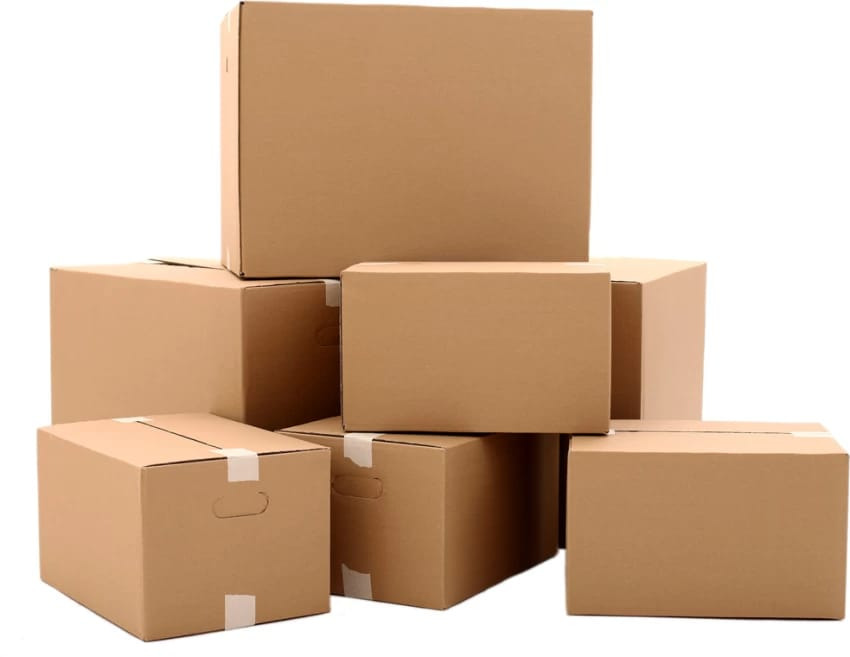
#> input picture warehousePics/box4.jpg, 850 x 657 px
$ python box4.py
#> lines starting #> are read from the running program, lines starting #| are printed output that depends on the picture; after the words box and inside, x2 and y2 are one past the last pixel; in counts of white or black regions, pixels touching at a corner belong together
import cv2
import numpy as np


image_path = "warehousePics/box4.jpg"
image = cv2.imread(image_path)
#> image is the input picture: shape (657, 850, 3); mean B, G, R 153.9, 178.3, 206.7


gray = cv2.cvtColor(image, cv2.COLOR_BGR2GRAY)
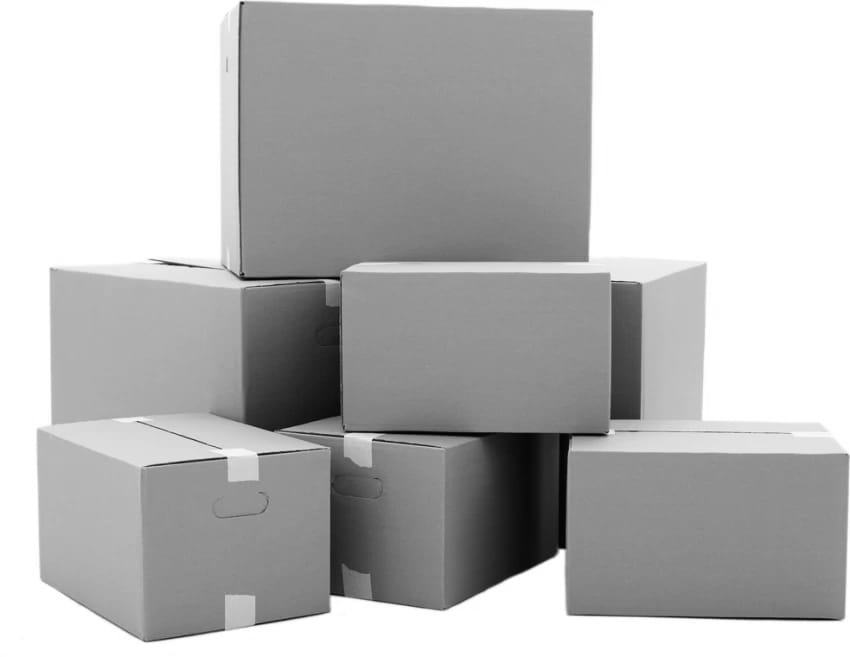
#> gray: shape (657, 850); min 2, max 255, mean 184


blurred = cv2.GaussianBlur(gray, (5, 5), 0)


thresh = cv2.adaptiveThreshold(
    blurred, 255, cv2.ADAPTIVE_THRESH_GAUSSIAN_C, cv2.THRESH_BINARY_INV, 11, 2
)
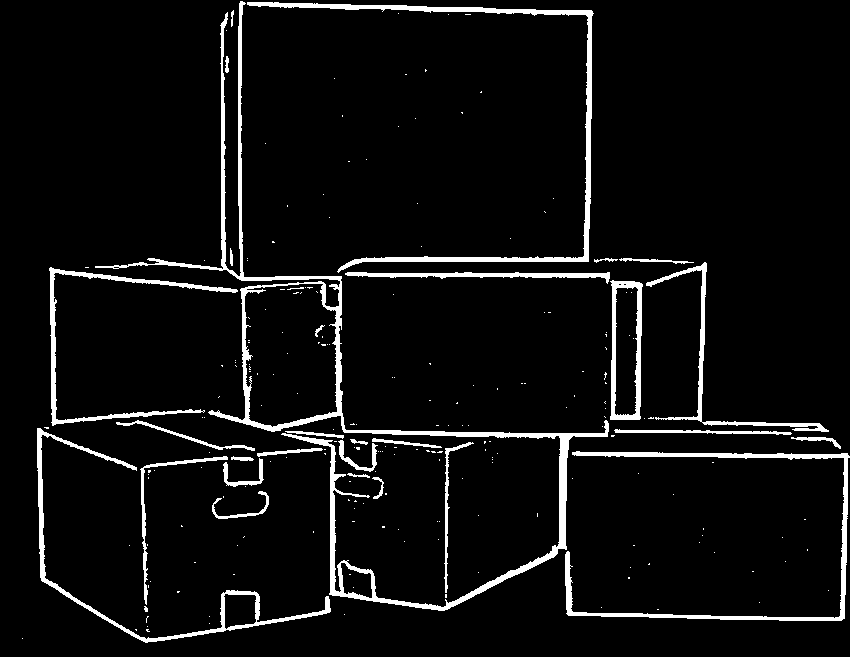
#> thresh: shape (657, 850); 5.6% white; 223 white regions (193 under 20 px)


cv2.imshow("Thresholded Image", thresh)
cv2.waitKey(0)

contours, _ = cv2.findContours(thresh, cv2.RETR_EXTERNAL, cv2.CHAIN_APPROX_SIMPLE)
#> contours = 191 contours, 164 with area under 20; largest, box (x1, y1, x2, y2) and area: (95, 1, 609, 611) 20082, (610, 280, 643, 420) 3973, (247, 2, 594, 273) 3251, (37, 428, 331, 643) 3056, (565, 451, 850, 621) 2613


output_image = image.copy()


box_count = 0

for contour in contours:

    if cv2.contourArea(contour) > 1000:

        rect = cv2.minAreaRect(contour)
        box_count += 1

        # Get box points and draw
        box_points = cv2.boxPoints(rect)
        box_points = np.int32(box_points)
        cv2.drawContours(output_image, [box_points], 0, (0, 255, 0), 2)


        angle = rect[2]
        center = tuple(np.int32(rect[0]))
        cv2.putText(output_image, f"Angle: {angle:.2f}", center,
                    cv2.FONT_HERSHEY_SIMPLEX, 0.5, (255, 0, 0), 2)
#> this loop made 191 passes
#> (rect, box_points, angle, center) on passes 84, 111, 153, 156, 157, 190: (((706.8, 535.7), (167.5, 283.3), -89.57), [[847, 620], [564, 618], [565, 450], [849, 453]], -89.57, (706, 535)), (((154.7, 565.3), (146.5, 345.5), -57.85), [[261, 719], [-30, 535], [47, 411], [339, 595]], -57.85, (154, 565)), (((626, 349.5), (139, 32), -90), [[642, 419], [610, 419], [610, 280], [642, 280]], -90, (626, 349)), (((143.9, 344.8), (187.7, 158), -0.754), [[51, 425], [48, 267], [236, 264], [238, 422]], -0.754, (143, 344)), (((708, 378.1), (132.6, 227.1), -36.15), [[721, 508], [587, 325], [694, 247], [828, 430]], -36.15, (707, 378)), (((417.9, 138.7), (269, 346.1), -89.1), [[588, 275], [242, 270], [247, 1], [593, 6]], -89.1, (417, 138))
#> contour on passes 1, 3, 4, 5, 6, 8: [[22, 638]], [[135, 629], [136, 630], [136, 629]], [[147, 626]], [[209, 623]], [[209, 616]], [[344, 614]]
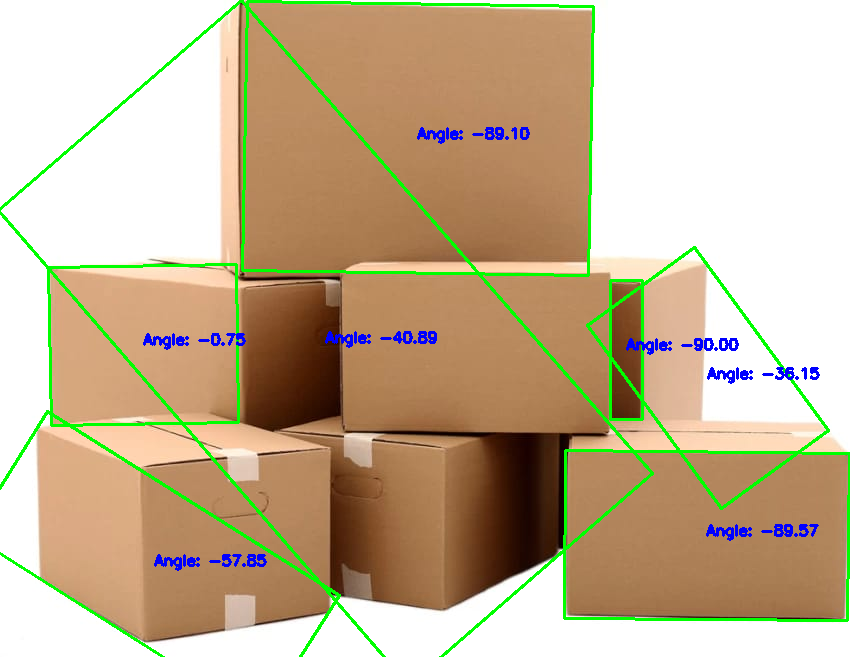
#> output_image: shape (657, 850, 3); 4.37% of pixels changed, all inside (x1, y1, x2, y2) = (0, 0, 850, 657)
#> after the loop, box_count = 7


cv2.putText(output_image, f"Boxes: {box_count}", (20, 30),
            cv2.FONT_HERSHEY_SIMPLEX, 1, (0, 0, 255), 2)
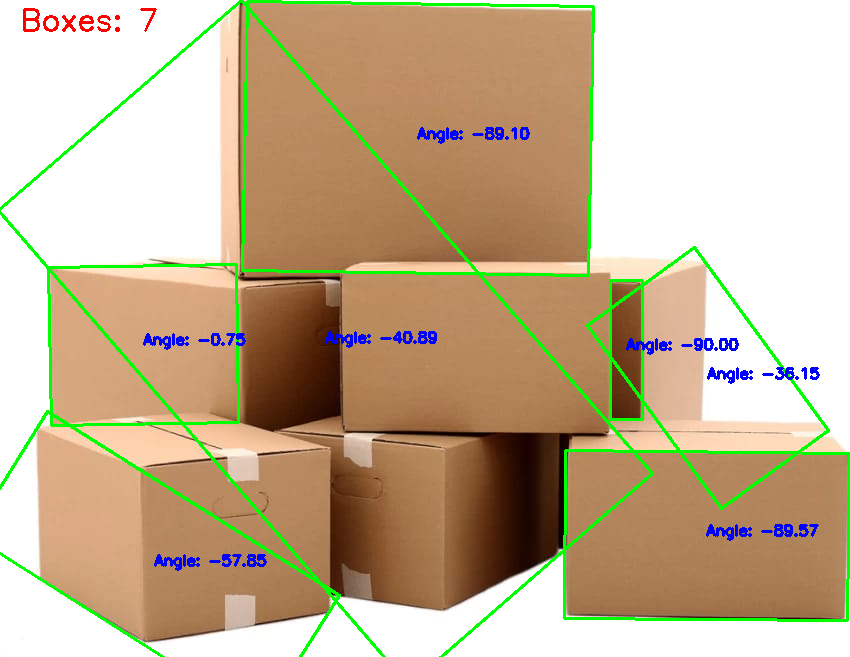
#> output_image: shape (657, 850, 3); 0.16% of pixels changed, all inside (x1, y1, x2, y2) = (23, 8, 157, 32)


cv2.imshow("Detected Boxes", output_image)
cv2.waitKey(0)
cv2.destroyAllWindows()


output_path = "output/detected_boxes_improved.jpg"
cv2.imwrite(output_path, output_image)
print(f"Processed image saved to: {output_path}")

$ run again, with warehousePics/box1.jpg copied over warehousePics/box4.jpg
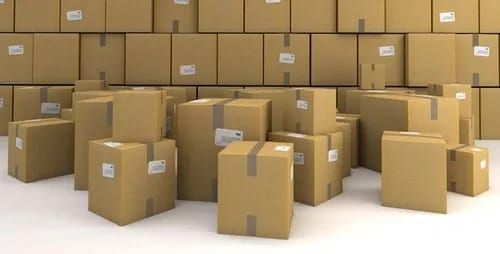
#> input picture warehousePics/box1.jpg, 500 x 254 px
#> image is the input picture: shape (254, 500, 3); mean B, G, R 107.6, 144.3, 167.7
#> `thresh = cv2.adaptiveThreshold( blurred, 255, cv2.ADAPTIVE_THRESH_GAUS..`:
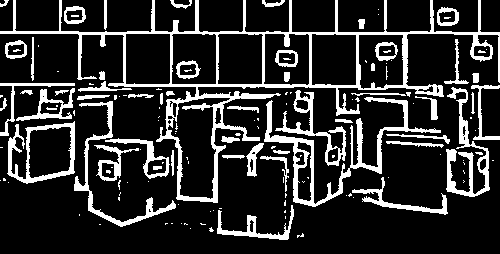
#> thresh: shape (254, 500); 17.9% white; 146 white regions (93 under 20 px)
#> contours = 114 contours, 69 with area under 20; largest, box (x1, y1, x2, y2) and area: (0, 0, 500, 203) 22991, (7, 121, 75, 184) 2782, (264, 97, 441, 207) 2595, (446, 87, 490, 197) 1104, (74, 101, 176, 227) 908
#> the loop `for contour in contours: ` made 114 passes
#> (rect, box_points, angle, center) on passes 57, 72, 93, 113: (((40.78, 152.5), (69.6, 59.49), -2.96), [[7, 184], [4, 124], [74, 120], [77, 180]], -2.96, (40, 152)), (((347.8, 126.7), (163.2, 114.9), -25.8), [[299, 213], [249, 110], [396, 39], [446, 142]], -25.8, (347, 126)), (((467.5, 141.5), (109, 43), -90), [[489, 196], [446, 196], [446, 87], [489, 87]], -90, (467, 141)), (((249.5, 101), (202, 499), -90), [[499, 202], [0, 202], [0, 0], [499, 0]], -90, (249, 101))
#> after the loop `for contour in contours:`: box_count = 4
#> `cv2.putText(output_image, f"Boxes: {box_count}", (20, 30), cv2.FONT_HE..`:
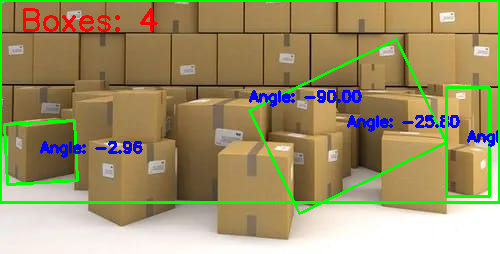
#> output_image: shape (254, 500, 3); mean B, G, R 104.7, 146.3, 157

$ run again, with warehousePics/box2.jpg copied over warehousePics/box4.jpg
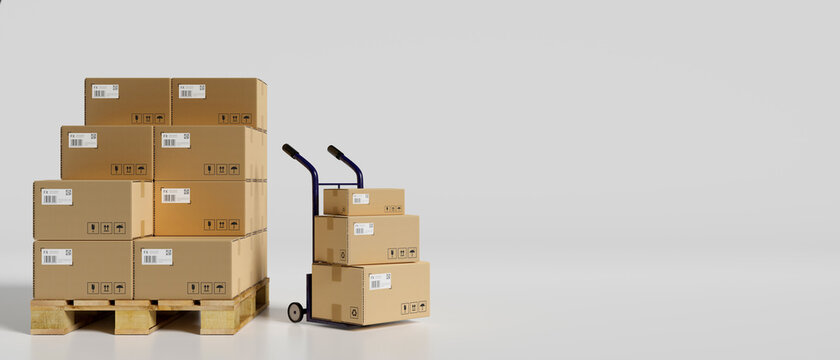
#> input picture warehousePics/box2.jpg, 840 x 360 px
#> image is the input picture: shape (360, 840, 3); mean B, G, R 184, 194, 201.5
#> `thresh = cv2.adaptiveThreshold( blurred, 255, cv2.ADAPTIVE_THRESH_GAUS..`:
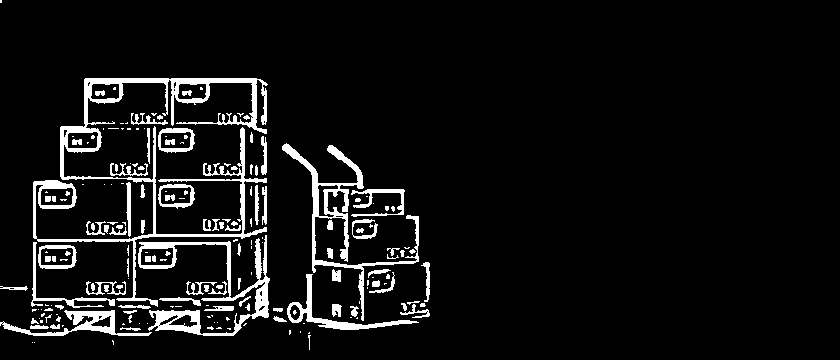
#> thresh: shape (360, 840); 7% white; 196 white regions (102 under 20 px)
#> contours = 164 contours, 112 with area under 20; largest, box (x1, y1, x2, y2) and area: (33, 78, 268, 307) 6482, (138, 235, 270, 336) 3030, (282, 143, 419, 321) 2208, (0, 310, 152, 336) 1008, (287, 274, 419, 330) 924
#> the loop `for contour in contours: ` made 164 passes
#> (rect, box_points, angle, center) on passes 37, 100, 145, 163: (((75.5, 322.5), (25, 151), -90), [[150, 334], [0, 334], [0, 309], [150, 309]], -90, (75, 322)), (((204.4, 287.5), (130, 98.07), -3.18), [[142, 340], [136, 242], [266, 234], [272, 332]], -3.18, (204, 287)), (((336.4, 218.1), (114.3, 177.9), -47.01), [[362, 320], [232, 199], [310, 115], [440, 236]], -47.01, (336, 218)), (((150, 192), (228, 234), -90), [[266, 305], [33, 305], [33, 78], [266, 78]], -90, (149, 191))
#> after the loop `for contour in contours:`: box_count = 4
#> `cv2.putText(output_image, f"Boxes: {box_count}", (20, 30), cv2.FONT_HE..`:
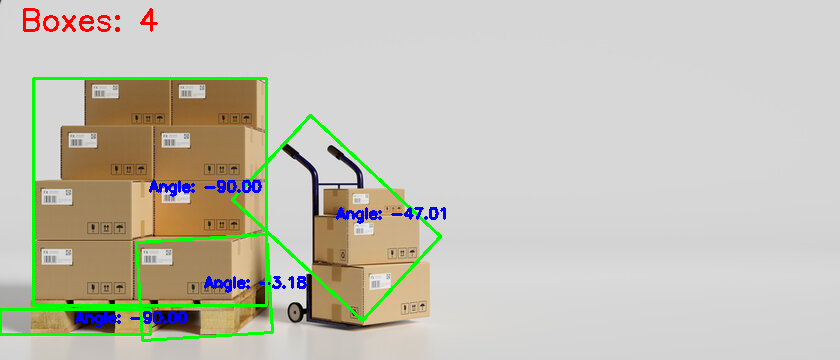
#> output_image: shape (360, 840, 3); mean B, G, R 181.6, 194.1, 196
